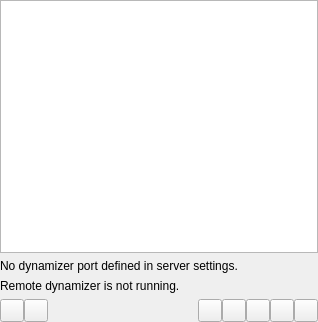
<?xml version="1.0" encoding="UTF-8"?>
<ui version="4.0">
 <class>DynamicPage</class>
 <widget class="QWidget" name="DynamicPage">
  <property name="geometry">
   <rect>
    <x>0</x>
    <y>0</y>
    <width>318</width>
    <height>322</height>
   </rect>
  </property>
  <layout class="QVBoxLayout" name="vlayout">
   <property name="margin">
    <number>0</number>
   </property>
   <item>
    <widget class="ItemView" name="view"/>
   </item>
   <item>
    <widget class="StatusLabel" name="infoLabel">
     <property name="text">
      <string>No dynamizer port defined in server settings.</string>
     </property>
    </widget>
   </item>
   <item>
    <widget class="StatusLabel" name="remoteRunningLabel">
     <property name="text">
      <string>Remote dynamizer is not running.</string>
     </property>
    </widget>
   </item>
   <item>
    <widget class="QWidget" name="controls">
     <layout class="QHBoxLayout" name="hlayout">
      <property name="margin">
       <number>0</number>
      </property>
      <property name="spacing">
       <number>0</number>
      </property>
      <item>
       <widget class="ToolButton" name="refreshBtn"/>
      </item>
      <item>
       <widget class="ToolButton" name="searchButton"/>
      </item>
       <item>
       <spacer name="horizontalSpacer">
        <property name="orientation">
          <enum>Qt::Horizontal</enum>
        </property>
        <property name="sizeHint" stdset="0">
         <size>
          <width>16</width>
          <height>20</height>
         </size>
        </property>
       </spacer>
      </item>
      <item>
       <widget class="ToolButton" name="addBtn"/>
      </item>
      <item>
       <widget class="ToolButton" name="editBtn"/>
      </item>
      <item>
       <widget class="ToolButton" name="removeBtn"/>
      </item>
      <item>
       <widget class="ToolButton" name="startBtn"/>
      </item>
      <item>
       <widget class="ToolButton" name="stopBtn"/>
      </item>
     </layout>
   </widget>
  </item>
 </layout>
 </widget>
 <customwidgets>
  <customwidget>
   <class>ItemView</class>
   <extends>QTreeView</extends>
   <header>itemview.h</header>
  </customwidget>
  <customwidget>
   <class>StatusLabel</class>
   <extends>QLabel</extends>
   <header>statuslabel.h</header>
  </customwidget>
  <customwidget>
   <class>ToolButton</class>
   <extends>QToolButton</extends>
   <header>toolbutton.h</header>
  </customwidget>
 </customwidgets>
 <resources/>
 <connections/>
</ui>
